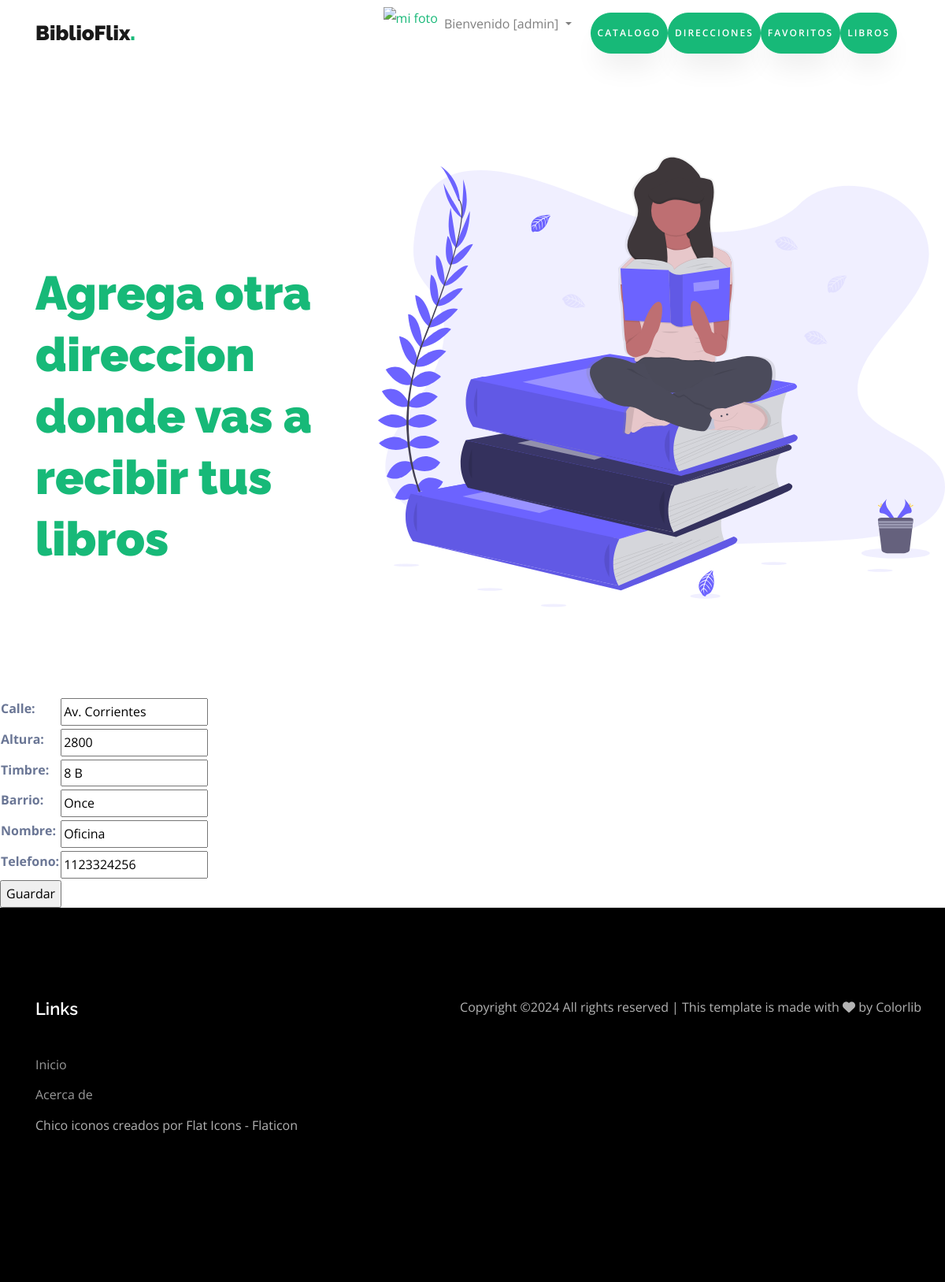
Page /direccionUpdate/2 (signed in) on the committed database.
### biblio/models.py (models this page shows, shortened)
class Direccion(models.Model):
    calle = models.CharField(max_length=100)
    altura = models.IntegerField()
    timbre = models.CharField(max_length=50, default='Sin timbre')
    barrio = models.CharField(max_length=50)
    nombre = models.CharField(max_length=50, default='Sin nombre')
    telefono = models.IntegerField()
    class Meta:
        verbose_name = "Direccion"
        verbose_name_plural = "Direcciones"

### biblio/views.py (the view)
# urls.py: path('direccionUpdate/<int:id_direccion>', direccionUpdate, name="direccionUpdate"),
@login_required
def direccionUpdate(request, id_direccion):
    direcciones = Direccion.objects.get(id=id_direccion)
    if request.method == "POST":
        miForm = DireccionesForm(request.POST)
        if miForm.is_valid():
            direcciones.calle = miForm.cleaned_data.get("calle")
            direcciones.altura = miForm.cleaned_data.get("altura")
            direcciones.timbre = miForm.cleaned_data.get("timbre")
            direcciones.barrio = miForm.cleaned_data.get("barrio")
            direcciones.nombre = miForm.cleaned_data.get("nombre")
            direcciones.telefono = miForm.cleaned_data.get("telefono")
            direcciones.save()
            contexto = {"direcciones": Direccion.objects.all()}
            return render(request, "biblio/direcciones.html", contexto)
    else:
        miForm = DireccionesForm(initial={
            "calle": direcciones.calle,
            "altura": direcciones.altura,
            "timbre": direcciones.timbre,
            "barrio": direcciones.barrio,
            "nombre": direcciones.nombre,
            "telefono": direcciones.telefono
        })
    return render(request, "biblio/direccionForm.html", {"form": miForm})

### biblio/forms.py
class DireccionesForm(forms.Form):
    calle = forms.CharField(max_length=200, required=True)
    altura = forms.IntegerField(required=True)
    timbre = forms.CharField(max_length=50)
    barrio = forms.CharField(max_length=100, required=True)
    nombre = forms.CharField(max_length=50)
    telefono = forms.IntegerField(required=True)

### biblio/templates/biblio/direccionForm.html (shortened to what this page needs)
{% extends "biblio/index.html" %}
{% block titulo %}
<h1><span>Agrega otra direccion donde vas a recibir tus libros</span></h1>
{% endblock titulo %}
{% block contenido %}
<form action="" method="post">
<table>
    {{ form.as_table }}
</table>
<input type="submit" value="Guardar">
</form>
{% endblock contenido %}

### biblio/templates/biblio/index.html (shortened to what this page needs)
<!DOCTYPE html>
<html lang="es">
  <head>
	{% load static %}
		<link rel="stylesheet" href="https://cdnjs.cloudflare.com/ajax/libs/font-awesome/6.0.0-beta3/css/all.min.css">
    <link rel="stylesheet" href="{% static 'css/animate.css' %}">
    <link rel="stylesheet" href="{% static 'css/owl.carousel.min.css' %}">
    <link rel="stylesheet" href="{% static 'css/owl.theme.default.min.css' %}">
    <link rel="stylesheet" href="{% static 'css/magnific-popup.css' %}">
    <link rel="stylesheet" href="{% static 'css/flaticon.css' %}">
    <link rel="stylesheet" href="{% static 'css/style.css' %}">
    <link rel="stylesheet" href="https://cdnjs.cloudflare.com/ajax/libs/font-awesome/6.4.0/css/all.min.css">
  </head>
  <body data-spy="scroll" data-target=".site-navbar-target" data-offset="300">
    <nav class="navbar navbar-expand-lg navbar-light ftco_navbar ftco-navbar-dark site-navbar-target" id="ftco-navbar">
	    <div class="container">
	      <a class="navbar-brand" href="{% url 'home' %}">BiblioFlix<span>.</span></a>
	      <div class="collapse navbar-collapse" id="ftco-nav">
	        <ul class="navbar-nav nav ml-auto">
              {% if user.is_authenticated %}
              <a href="{% url 'crearAvatar' %}">
                <img src="{{ request.session.avatar }}" height="40px" weight="40px" alt="mi foto"></a>
              <li class="nav-item dropdown">
                <a class="nav-link dropdown-toggle" href="#" id="navbarDropdown" role="button" data-toggle="dropdown" aria-haspopup="true" aria-expanded="false">
                    Bienvenido [{{ user.username }}]
                </a>
          </li>
          <nav class="navbar">
            <div class="collapse navbar-collapse" id="navbarNav">
                <ul class="navbar-nav">
                    <li class="nav-item">
                        <a class="navbar-link"><a href="{% url 'catalogo' %}" class="btn btn-primary py-3 px-2"><span>Catalogo</a>
                    <li class="nav-item">
                          <a class="navbar-link"><a href="{% url 'direcciones' %}" class="btn btn-primary py-3 px-2"><span>Direcciones</a>
                    <li class="nav-item">
                          <a class="navbar-link"><a href="{% url 'favoritos' %}" class="btn btn-primary py-3 px-2"><span>Favoritos</a>
                    <li class="nav-item">
                          <a class="navbar-link"><a href="{% url 'libros' %}" class="btn btn-primary py-3 px-2"><span>Libros</a></a>
              {% else %}
              <a class="btn btn-primary py-2 px-2" href="{% url 'catalogo' %}">Ver catalogo</a>
              <a class="btn btn-primary py-2 px-2" href="{% url 'login' %}">Login</a>
              <a class="btn btn-primary py-2 px-2" href="{% url 'crear' %}">Crear usuario</a>
              {% endif %}
	        </ul>
	      </div>
	    </div>
	  </nav>
	  <section class="hero-wrap js-fullheight">
      <div class="container-fluid px-0">
          <div class="row d-md-flex no-gutters slider-text align-items-center js-fullheight justify-content-end">
              <img class="one-third js-fullheight align-self-end order-md-last img-fluid" src="{% static 'images/undraw_book_lover_mkck.svg' %}" alt="">
              <div class="one-forth d-flex align-items-center ftco-animate js-fullheight">
                  <div class="text mt-5">
                      {% block titulo %}{% endblock titulo %}
                  </div>
              </div>
          </div>
      </div>
  </section>
					{% block contenido %}
					{% endblock contenido %}
    <footer class="ftco-footer ftco-section">
      <div class="container">
        <div class="row mb-5">
          <div class="col-md">
            <div class="ftco-footer-widget mb-4">
              <h2 class="ftco-heading-2">Links</h2>
              <ul class="list-unstyled">
                <li><a href="{% url 'home' %}"></span>Inicio</a></li>
                <li><a href="{% url 'acerca_de' %}"></span>Acerca de</a></li>
                <a href="https://www.flaticon.es/iconos-gratis/chico" title="chico iconos">Chico iconos creados por Flat Icons - Flaticon</a>
              </ul>
            </div>
          </div>
            <p>
  Copyright &copy;<script>document.write(new Date().getFullYear());</script> All rights reserved | This template is made with <i class="fa fa-heart" aria-hidden="true"></i> by <a href="https://colorlib.com" target="_blank">Colorlib</a>
  </p>
          </div>
        </div>
    </footer>
  </body>
</html>

### rows in the picture
Direccion: calle "Av. Corrientes", altura "2800", timbre "8 B", barrio "Once", nombre "Oficina", telefono "1123324256"

### other values in the picture
{{ user.username }} "admin"
